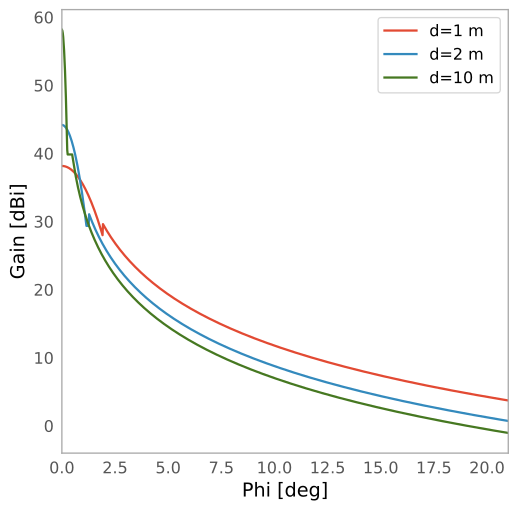

The script that drew this image:
import numpy as np
import matplotlib.pyplot as plt
from astropy import units as u
from pycraf.antenna import *

phi = np.linspace(0, 21, 1000) * u.deg
diam = np.array([1, 2, 10])[:, np.newaxis] * u.m
wavlen = 0.03 * u.m  # about 10 GHz
G_max = fl_G_max_from_size(diam, wavlen)
gain = fl_pattern(phi, diam, wavlen, G_max)

plt.plot(phi, gain.T, '-')
plt.legend(['d=1 m', 'd=2 m', 'd=10 m'])
plt.xlim((0, 21))
plt.xlabel('Phi [deg]')
plt.ylabel('Gain [dBi]')
plt.show()
